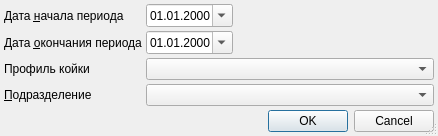
<?xml version="1.0" encoding="UTF-8"?>
<ui version="4.0">
 <class>StationaryF30SetupDialog</class>
 <widget class="QDialog" name="StationaryF30SetupDialog">
  <property name="windowModality">
   <enum>Qt::ApplicationModal</enum>
  </property>
  <property name="geometry">
   <rect>
    <x>0</x>
    <y>0</y>
    <width>438</width>
    <height>127</height>
   </rect>
  </property>
  <property name="windowTitle">
   <string>параметры отчёта</string>
  </property>
  <property name="sizeGripEnabled">
   <bool>true</bool>
  </property>
  <layout class="QGridLayout" name="gridLayout">
   <property name="margin">
    <number>4</number>
   </property>
   <property name="spacing">
    <number>4</number>
   </property>
   <item row="3" column="1" colspan="3">
    <widget class="COrgStructureComboBox" name="cmbOrgStructure"/>
   </item>
   <item row="3" column="0">
    <widget class="QLabel" name="lblOrgStructure">
     <property name="text">
      <string>&amp;Подразделение</string>
     </property>
     <property name="buddy">
      <cstring>cmbOrgStructure</cstring>
     </property>
    </widget>
   </item>
   <item row="1" column="2" colspan="2">
    <spacer>
     <property name="orientation">
      <enum>Qt::Horizontal</enum>
     </property>
     <property name="sizeHint" stdset="0">
      <size>
       <width>91</width>
       <height>20</height>
      </size>
     </property>
    </spacer>
   </item>
   <item row="1" column="1">
    <widget class="CDateEdit" name="edtEndDate">
     <property name="sizePolicy">
      <sizepolicy hsizetype="Maximum" vsizetype="Fixed">
       <horstretch>0</horstretch>
       <verstretch>0</verstretch>
      </sizepolicy>
     </property>
     <property name="displayFormat">
      <string>dd.MM.yyyy</string>
     </property>
     <property name="calendarPopup">
      <bool>true</bool>
     </property>
    </widget>
   </item>
   <item row="4" column="0" colspan="4">
    <widget class="QDialogButtonBox" name="buttonBox">
     <property name="orientation">
      <enum>Qt::Horizontal</enum>
     </property>
     <property name="standardButtons">
      <set>QDialogButtonBox::Cancel|QDialogButtonBox::Ok</set>
     </property>
    </widget>
   </item>
   <item row="1" column="0">
    <widget class="QLabel" name="lblEndDate">
     <property name="text">
      <string>Дата &amp;окончания периода</string>
     </property>
     <property name="buddy">
      <cstring>edtEndDate</cstring>
     </property>
    </widget>
   </item>
   <item row="0" column="2" colspan="2">
    <spacer>
     <property name="orientation">
      <enum>Qt::Horizontal</enum>
     </property>
     <property name="sizeHint" stdset="0">
      <size>
       <width>91</width>
       <height>20</height>
      </size>
     </property>
    </spacer>
   </item>
   <item row="2" column="1" colspan="3">
    <widget class="CRBComboBox" name="cmbProfileBed"/>
   </item>
   <item row="2" column="0">
    <widget class="QLabel" name="lblProfilBed">
     <property name="sizePolicy">
      <sizepolicy hsizetype="Maximum" vsizetype="Fixed">
       <horstretch>0</horstretch>
       <verstretch>0</verstretch>
      </sizepolicy>
     </property>
     <property name="text">
      <string>Профиль койки</string>
     </property>
    </widget>
   </item>
   <item row="0" column="1">
    <widget class="CDateEdit" name="edtBegDate">
     <property name="sizePolicy">
      <sizepolicy hsizetype="Maximum" vsizetype="Fixed">
       <horstretch>0</horstretch>
       <verstretch>0</verstretch>
      </sizepolicy>
     </property>
     <property name="displayFormat">
      <string>dd.MM.yyyy</string>
     </property>
     <property name="calendarPopup">
      <bool>true</bool>
     </property>
    </widget>
   </item>
   <item row="0" column="0">
    <widget class="QLabel" name="lblBegDate">
     <property name="text">
      <string>Дата &amp;начала периода</string>
     </property>
     <property name="buddy">
      <cstring>edtBegDate</cstring>
     </property>
    </widget>
   </item>
  </layout>
 </widget>
 <customwidgets>
  <customwidget>
   <class>CDateEdit</class>
   <extends>QDateEdit</extends>
   <header>library/DateEdit</header>
  </customwidget>
  <customwidget>
   <class>CRBComboBox</class>
   <extends>QComboBox</extends>
   <header>library/crbcombobox.h</header>
  </customwidget>
  <customwidget>
   <class>COrgStructureComboBox</class>
   <extends>QComboBox</extends>
   <header>Orgs/OrgStructComboBoxes.h</header>
  </customwidget>
 </customwidgets>
 <tabstops>
  <tabstop>edtBegDate</tabstop>
  <tabstop>edtEndDate</tabstop>
  <tabstop>cmbOrgStructure</tabstop>
  <tabstop>buttonBox</tabstop>
 </tabstops>
 <resources/>
 <connections>
  <connection>
   <sender>buttonBox</sender>
   <signal>accepted()</signal>
   <receiver>StationaryF30SetupDialog</receiver>
   <slot>accept()</slot>
   <hints>
    <hint type="sourcelabel">
     <x>112</x>
     <y>177</y>
    </hint>
    <hint type="destinationlabel">
     <x>102</x>
     <y>90</y>
    </hint>
   </hints>
  </connection>
  <connection>
   <sender>buttonBox</sender>
   <signal>rejected()</signal>
   <receiver>StationaryF30SetupDialog</receiver>
   <slot>reject()</slot>
   <hints>
    <hint type="sourcelabel">
     <x>225</x>
     <y>177</y>
    </hint>
    <hint type="destinationlabel">
     <x>236</x>
     <y>76</y>
    </hint>
   </hints>
  </connection>
 </connections>
</ui>
